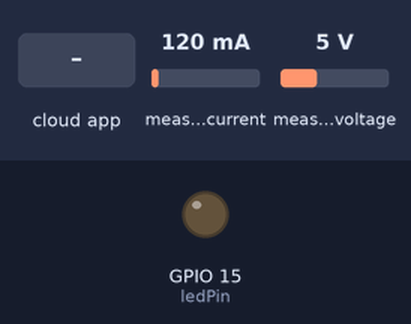
The sketch below on a simulated ESP32. Shown: output pins drawn as LEDs (lit = HIGH). The inputs (shaded band) are chosen by the test bench; at power-on: measured current 120 mA, measured voltage 5 V. WiFi joins after 1.5 s; servers stay silent unless stated; the Firebase database answers and starts empty; what the sketch prints to the serial monitor is not drawn.

Above: at 2.7 s.
2.8 s: the phone or cloud app sets state to 1
At 3.5 s:
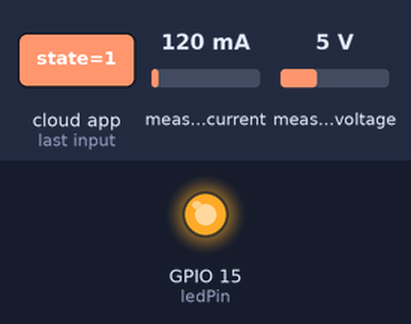
4.5 s: the phone or cloud app sets state to 0
At 5.6 s:
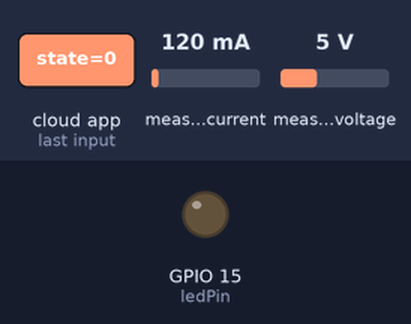
Timing chart, 0 to 7.5 s (numbered marks = the images above; inputs shaded):
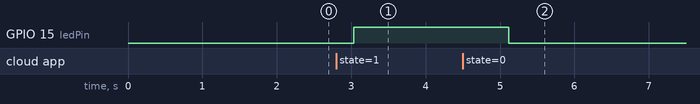

Measured:
- after the input at 2.8 s, GPIO 15 (ledPin): LOW → HIGH after 0.24 s
- after the input at 4.5 s, GPIO 15 (ledPin): HIGH → LOW after 0.62 s

The sketch:

RELAY_AND__VOLT_IN_FIREBASE.ino
```cpp
#include <Arduino.h>
#include <WiFi.h>               //we are using the ESP32
//#include <ESP8266WiFi.h>      // uncomment this line if you are using esp8266 and comment the line above
#include <Firebase_ESP_Client.h>

//Provide the token generation process info.
#include "addons/TokenHelper.h"
//Provide the RTDB payload printing info and other helper functions.
#include "addons/RTDBHelper.h"

#include <PZEM004Tv30.h>

// Define a HardwareSerial instance for communication with PZEM004Tv30
HardwareSerial pzemSerial(1);  // Use Serial1 for ESP32

PZEM004Tv30 pzem(&pzemSerial, 16, 17);  // RX: 8, TX: 9

// Insert your network credentials
#define WIFI_SSID "sabater5G"
#define WIFI_PASSWORD "12345678"

// Insert Firebase project API Key
#define API_KEY "AIzaSyAzceWGaVeJkB9xU3iMQ9Ym1LcLTgXIXHQ"

    // Insert RTDB URLefine the RTDB URL */
#define DATABASE_URL "https://volcheck-ccb7b-default-rtdb.asia-southeast1.firebasedatabase.app"

//Define Firebase Data object
FirebaseData fbdo;
FirebaseData fbdo1;

FirebaseAuth auth;
FirebaseConfig config;

unsigned long sendDataPrevMillis = 0;
int count = 0;
bool signupOK = false;                     //since we are doing an anonymous sign in
const int ledPin = 15;
void setup(){
  Serial.begin(115200);
  pzemSerial.begin(9600);
    pinMode(ledPin, OUTPUT);
  digitalWrite(ledPin, LOW);
  WiFi.begin(WIFI_SSID, WIFI_PASSWORD);
  Serial.print("Connecting to Wi-Fi");
  while (WiFi.status() != WL_CONNECTED){
    Serial.print(".");
    delay(300);
  }
  Serial.println();
  Serial.print("Connected with IP: ");
  Serial.println(WiFi.localIP());
  Serial.println();

  /* Assign the api key (required) */
  config.api_key = API_KEY;

  /* Assign the RTDB URL (required) */
  config.database_url = DATABASE_URL;

  /* Sign up */
  if (Firebase.signUp(&config, &auth, "", "")){
    Serial.println("ok");
    signupOK = true;
  }
  else{
    Serial.printf("%s\n", config.signer.signupError.message.c_str());
  }

  /* Assign the callback function for the long running token generation task */
  config.token_status_callback = tokenStatusCallback; //see addons/TokenHelper.h

  Firebase.begin(&config, &auth);
  Firebase.reconnectWiFi(true);
  fbdo1.setBSSLBufferSize(4096 /* Rx buffer size in bytes from 512 - 16384 */, 1024 /* Tx buffer size in bytes from 512 - 16384 */);

  // Limit the size of response payload to be collected in FirebaseData
  fbdo1.setResponseSize(2048);
    fbdo.setBSSLBufferSize(4096 /* Rx buffer size in bytes from 512 - 16384 */, 1024 /* Tx buffer size in bytes from 512 - 16384 */);

  // Limit the size of response payload to be collected in FirebaseData
  fbdo.setResponseSize(2048);

  Firebase.begin(&config, &auth);

  Firebase.setDoubleDigits(5);

  config.timeout.serverResponse = 10 * 1000;
}

void loop(){
  //voltage and current
  float voltage = pzem.voltage();
  float energy = pzem.energy();
  if (Firebase.ready() && signupOK && (millis() - sendDataPrevMillis > 1000 || sendDataPrevMillis == 0)){
    sendDataPrevMillis = millis();
    // Write an Int number on the database path test/int
    if (Firebase.RTDB.setInt(&fbdo, "VOLCHECK/Voltage", voltage)){
     Serial.print(voltage);
    }
    else {
      Serial.println("FAILED TO READ FROM SENSOR");
      Serial.println("REASON: " + fbdo.errorReason());
    }
    count++;

    // Write an Float number on the database path test/float
    if (Firebase.RTDB.setFloat(&fbdo, "VOLCHECK/Energy", energy)){
     Serial.print(energy);
    }
    else {
      Serial.println("FAILED TO READ FROM SENSOR");
      Serial.println("REASON: " + fbdo.errorReason());
    }
     int ledState;
   if(Firebase.RTDB.getInt(&fbdo1, "/led/state", &ledState)){
    digitalWrite(ledPin, ledState);
   }else{
    Serial.println(fbdo1.errorReason().c_str());
   }
  }

  }
```
